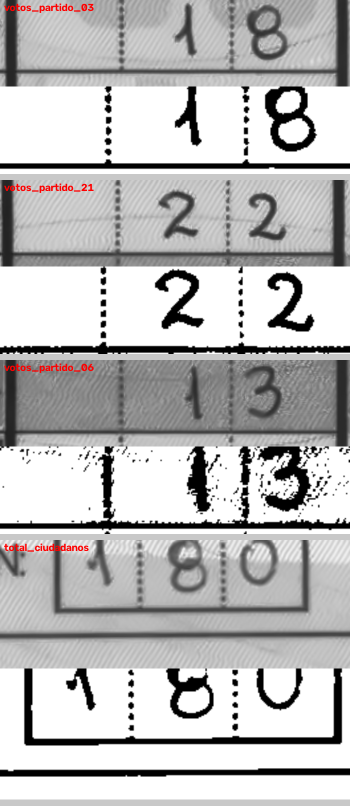
#> input picture paper/figuras/limpieza_celdas.png, 700 x 1611 px (shown at 1/2 size)
$ python -i piloto_10_actas.py   (imports and definitions only)
#> lines starting #> are read from the running program, lines starting #| are printed output that depends on the picture; after the words box and inside, x2 and y2 are one past the last pixel; in counts of white or black regions, pixels touching at a corner belong together
#> further down, picture is the input picture: shape (1611, 700, 3); mean B, G, R 185.6, 185.6, 186.6
"""
PILOTO DE VIABILIDAD — 10 actas de punta a punta (etapas 4 y 5 del pipeline).

Toma los recortes generados por la plantilla (etapa 3), reconoce los valores
numéricos con OCR (etapa 4), arma el JSON estructurado por acta (etapa 5) y
EVALÚA contra el ground truth oficial de la ONPE (los votos ya digitados que
publica la propia API del portal), calculando:

    - exactitud por campo (¿el número leído es exactamente el oficial?)
    - exactitud por documento (% de actas con todos los campos correctos)
    - CER global (Character Error Rate sobre las cadenas de dígitos)
    - desglose de errores por tipo de campo, para diagnóstico

Sustento de las decisiones:
    - OCR con allowlist de dígitos (recognition/ocr.py): los campos del acta
      son numéricos; restringir el vocabulario elimina confusiones
      letra/dígito (p. ej. 'O' vs '0').
    - Upscale 2x de cada recorte antes del OCR: las celdas de votos miden
      ~330x80 px a 300 DPI; EasyOCR reconoce mejor los trazos manuscritos
      finos con más resolución aparente.
    - El ground truth viene de la API oficial (scraper/ground_truth.py), no
      de anotación manual: evaluación reproducible y sin sesgo del anotador.

Uso:
    python piloto_10_actas.py --crops ../../data/crops \
        --gt ../../data/ground_truth --out ../../data/salida
"""
from __future__ import annotations

import argparse
import json
import logging
import sys
import time
from pathlib import Path

import cv2
import numpy as np

sys.path.append(str(Path(__file__).resolve().parents[1]))
from recognition.ocr import OCR  # noqa: E402
from utils.metrics import cer  # noqa: E402

# [2 lines not run here, left out]
log = logging.getLogger("piloto")

# Campos numéricos únicos del acta y su clave en el JSON de salida
CAMPOS_UNICOS = {
    "numero_mesa": "mesa_ocr",
    "total_electores": "total_electores",
    "total_ciudadanos": "total_ciudadanos_que_votaron",
    "votos_blancos": "votos_blancos",
    "votos_nulos": "votos_nulos",
    "votos_impugnados": "votos_impugnados",
    "total_emitidos": "total_emitidos",
}
N_PARTIDOS = 38


# Posición (fracción del ancho de la celda) de los separadores punteados que
# dividen la celda de votos en centenas/decenas/unidades. Son fijos en la
# plantilla del acta; se miden sobre la mesa 000001 y se borran por posición.
SEPARADORES_X = (0.31, 0.70)
ANCHO_SEPARADOR = 0.045  # semiancho de la franja a borrar


def limpiar_celda(img: np.ndarray, margen: float = 0.10,
                  con_separadores: bool = True) -> np.ndarray:
    """
    Aísla la tinta del lapicero (mejora v3 del piloto).

    Sustento (análisis de errores de las corridas anteriores):
      1. Los BORDES impresos de la celda se leían como "1"/"4"
         -> se recorta un margen interior (v2).
      2. Los separadores PUNTEADOS internos se leían como dígitos
         ("18"->"418", "22"->"212"). Son tan oscuros como la tinta, así que
         un umbral no los elimina (falla de v2): se BORRAN POR POSICIÓN,
         porque la plantilla del acta los ubica siempre en los mismos
         tercios de la celda (v3).
      3. Las filas sombreadas del formulario dejaban ruido con umbral fijo
         -> umbral de OTSU por celda + filtro de motas pequeñas (v3).
    """
#> called with margen = 0.1, con_separadores = True
    h, w = img.shape[:2]
#> h = 1611; w = 700
    mx, my = int(w * margen), int(h * margen)
#> mx = 70; my = 161
    img = img[my:h - my, mx:w - mx]
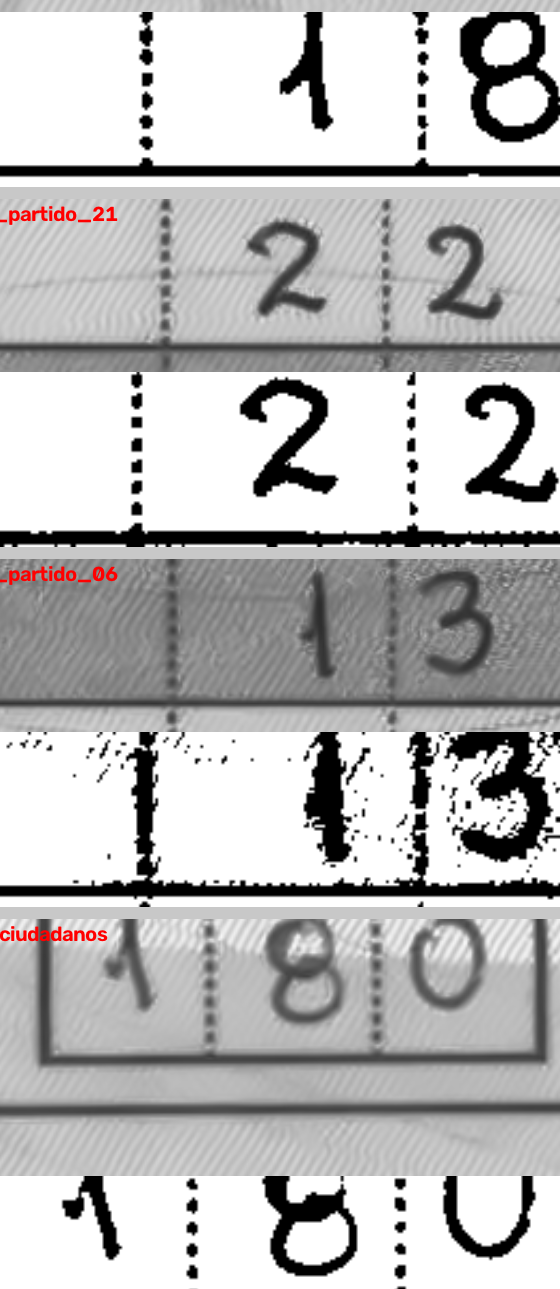
#> img: shape (1289, 560, 3); mean of channels 0, 1, 2 185, 185, 185.7; drawn as B, G, R
    gray = cv2.cvtColor(img, cv2.COLOR_BGR2GRAY) if img.ndim == 3 else img

    # binarización adaptativa por celda (robusta al sombreado alterno de filas)
    _, tinta = cv2.threshold(gray, 0, 255, cv2.THRESH_BINARY_INV | cv2.THRESH_OTSU)
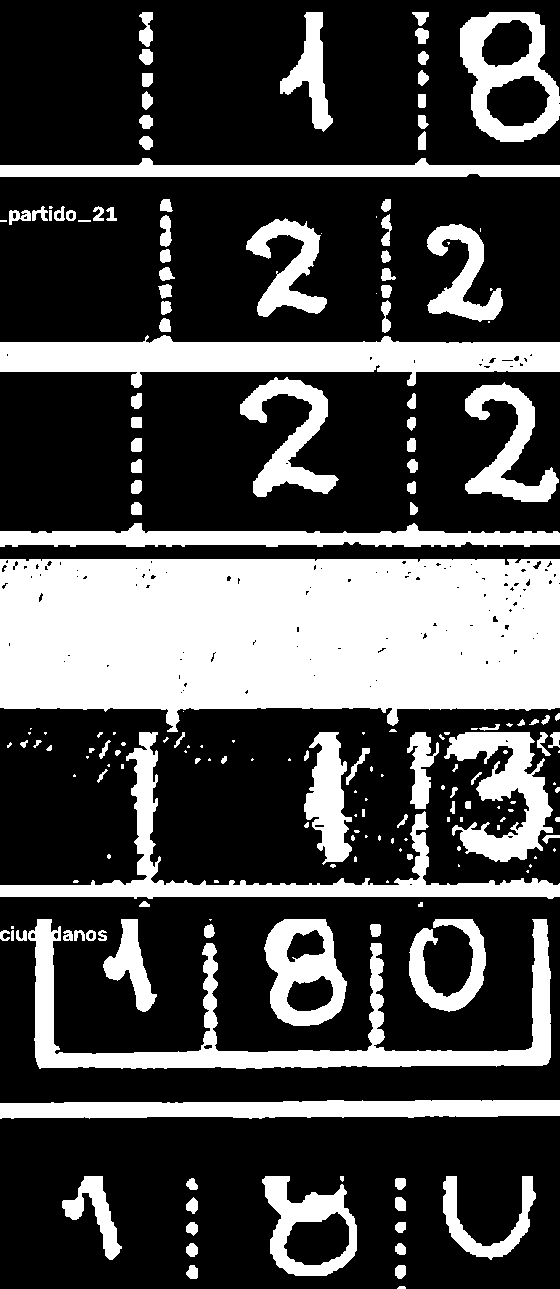
#> tinta: shape (1289, 560); 29.8% white; 194 white regions (72 under 20 px), largest, box (x1, y1, x2, y2) and area: (0, 559, 560, 732) 83692, (0, 335, 560, 388) 17086, (28, 919, 551, 1069) 15391

    # borra las franjas de los separadores punteados (posición de plantilla)
    if con_separadores:
        hw = tinta.shape[1]
#> hw = 560
        for fx in SEPARADORES_X:
            x1 = max(0, int((fx - ANCHO_SEPARADOR) * hw))
            x2 = min(hw, int((fx + ANCHO_SEPARADOR) * hw))
            tinta[:, x1:x2] = 0
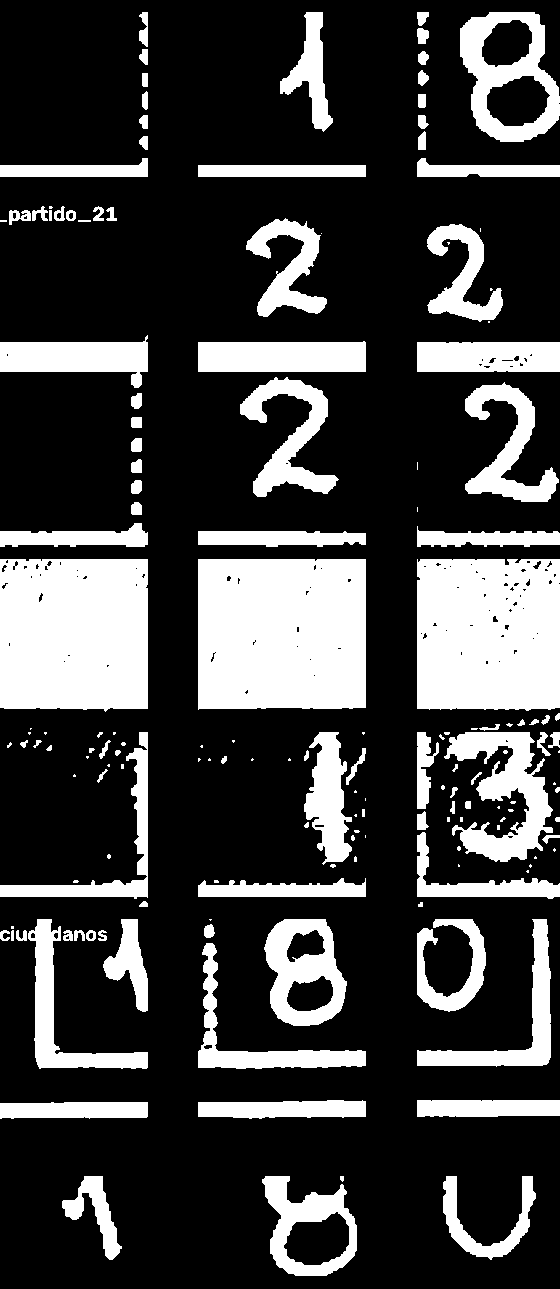
#> tinta: shape (1289, 560); 25.1% white; 163 white regions (61 under 20 px), largest, box (x1, y1, x2, y2) and area: (198, 559, 366, 710) 25042, (0, 559, 148, 712) 22032, (417, 559, 560, 711) 21154

    # filtro de motas: elimina componentes conexos demasiado pequeños para
    # ser un trazo (restos de trama, puntos sueltos de la digitalización)
    n, etiquetas, stats, _ = cv2.connectedComponentsWithStats(tinta, 8)
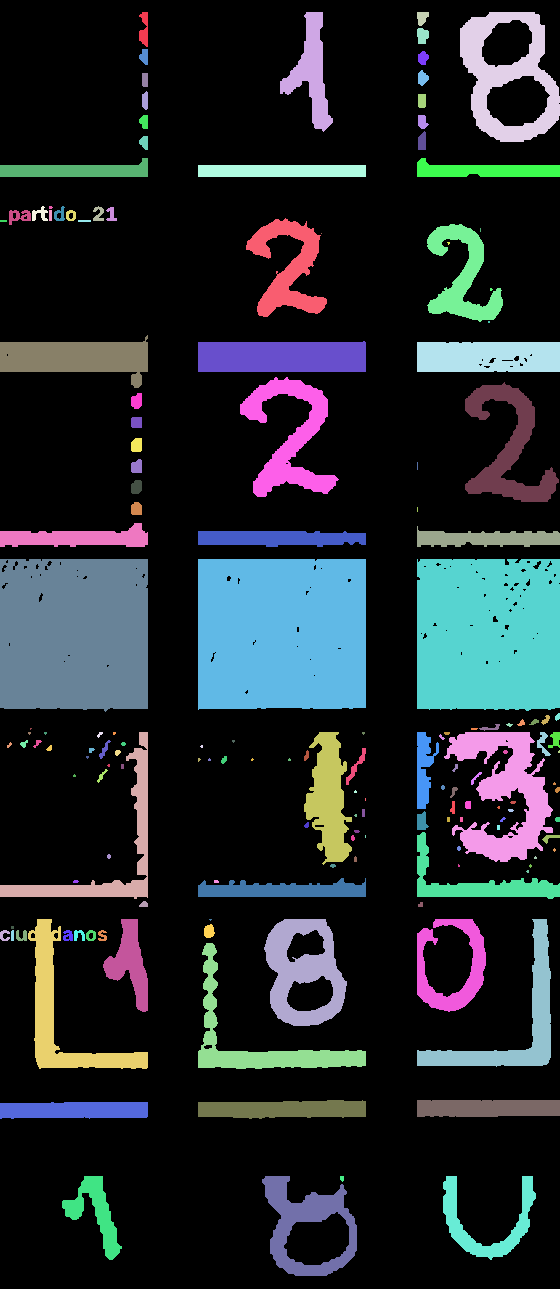
#> etiquetas: shape (1289, 560) int32; 164 distinct labels, from 0 to 163; one colour per label, 0 black
#> n = 164; stats = 164 rows, first 6: [0, 0, 560, 1289, 540448], [139, 12, 9, 35, 219], [280, 12, 53, 120, 2516], [417, 12, 12, 14, 124], [460, 12, 100, 130, 5991], [417, 28, 12, 16, 156]
    min_area = max(30, int(0.002 * tinta.size))
#> min_area = 1443
    limpio = np.full_like(gray, 255)
    for i in range(1, n):
        if stats[i, cv2.CC_STAT_AREA] >= min_area:
            limpio[etiquetas == i] = 0
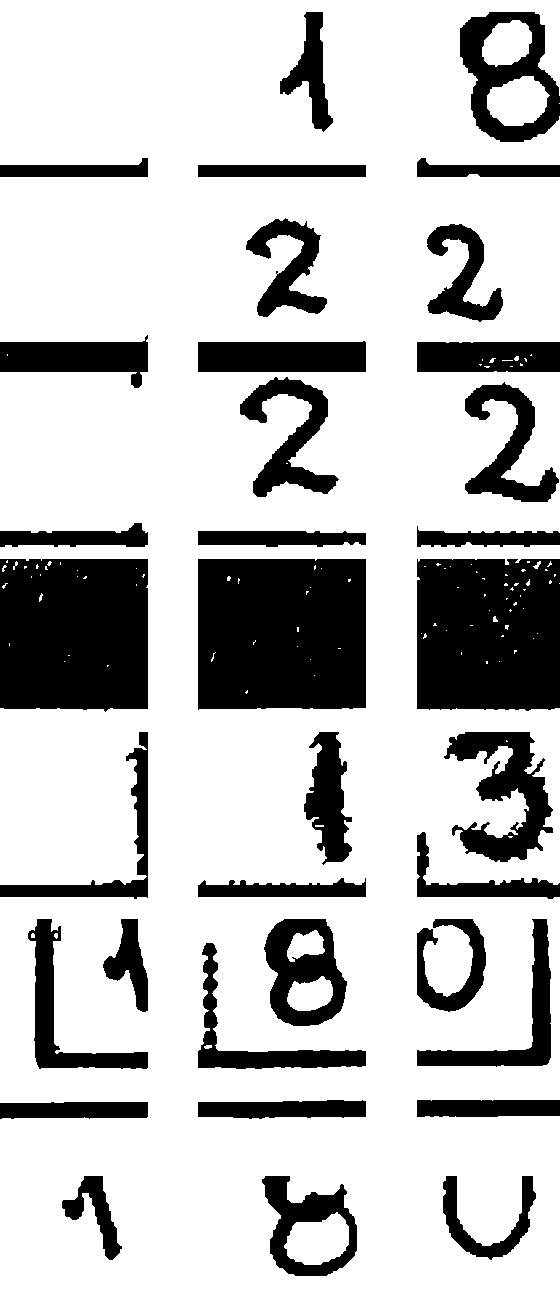
#> limpio: shape (1289, 560); 75.8% white; 35 black regions, largest, box (x1, y1, x2, y2) and area: (198, 559, 366, 710) 25042, (0, 559, 148, 712) 22032, (417, 559, 560, 711) 21154
    return limpio


# [39 lines left out: function leer_campo, not called in this run]


# Campos cuyo valor está en casillas impresas separadas (una por dígito)
SUB_CAJAS = {"total_ciudadanos": 3}


# [115 lines left out: functions procesar_acta, evaluar_acta, main, not called in this run]


# [2 lines not run here, left out]

>>> import cv2
>>> picture = cv2.imread('../../paper/figuras/limpieza_celdas.png')
>>> result = limpiar_celda(picture)
